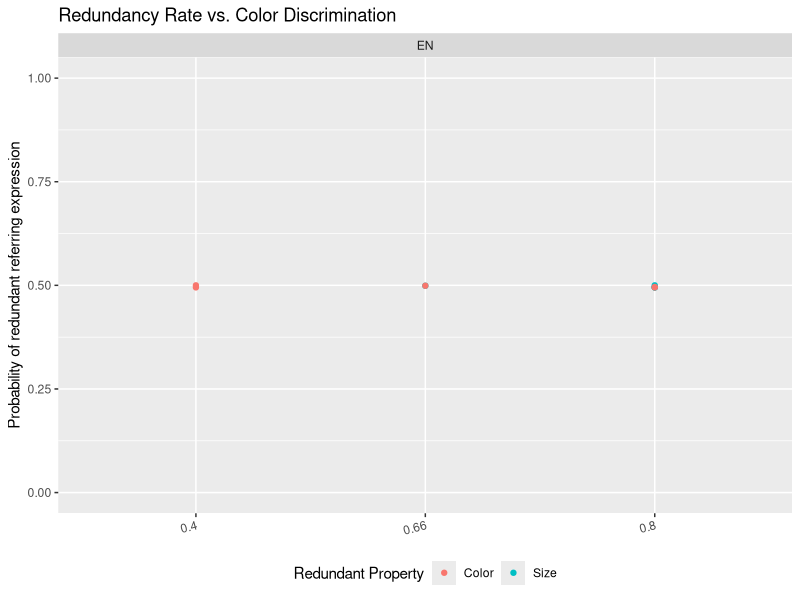
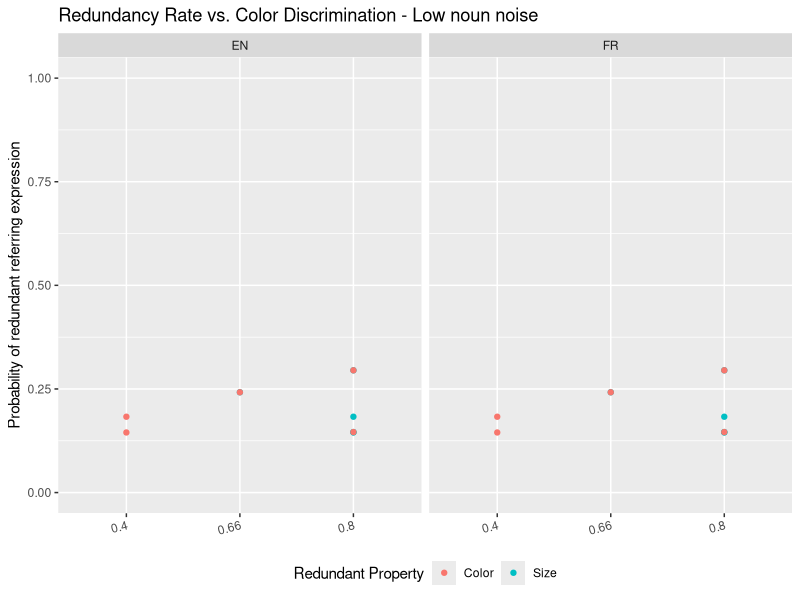
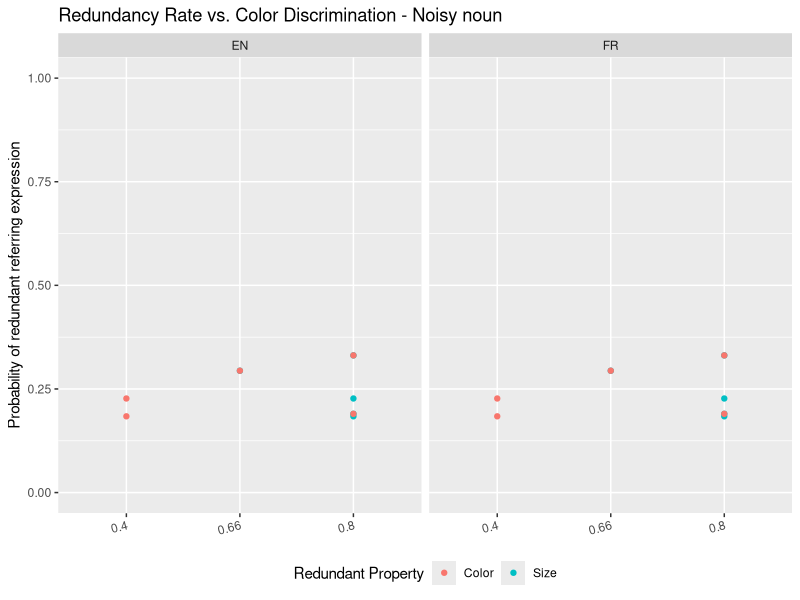
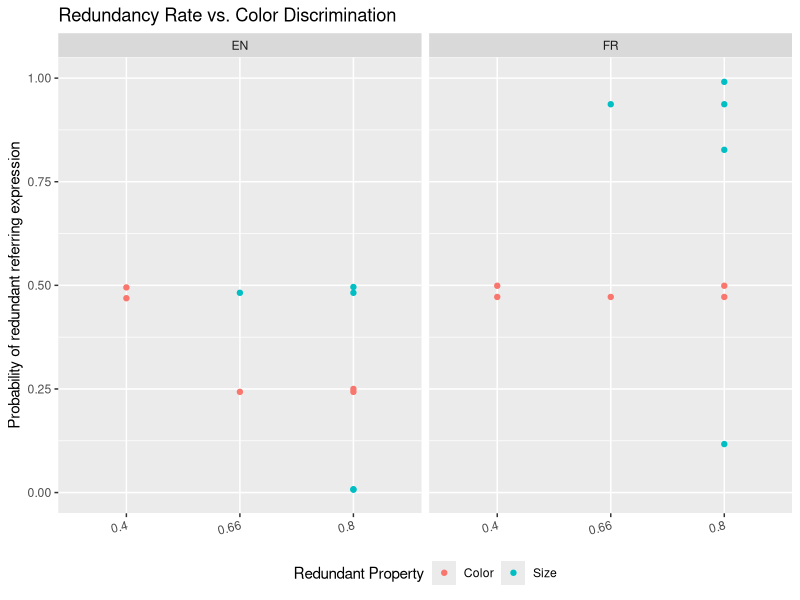

The R source for these figures, in order: (Note: this script raises an error after producing the figures.)
# plots the model predictions obtained by Angelique and Manh in summer 2022

library(tidyverse)
library(grid)
library(gridExtra)
library(cowplot)
library(viridis)
library(jsonlite)
library(sjmisc)

setwd(dirname(rstudioapi::getActiveDocumentContext()$path))

d = read_csv("model_output/w23_scenes_out.csv",skip_empty_rows=TRUE) %>% 
  drop_na()
summary(d)
view(d)
nrow(d)

addLang = function(df){
  df = df %>% mutate(LangAbr = case_when (
  Language == "0" ~ "EN",
  Language == "1" ~ "SP",
  Language == "2" ~ "FR",
  Language == "3" ~ "VN",
))
  return(df)
}
d = addLang(d)

dodge = position_dodge(.9)
# color-blind-friendly palette
cbPalette <- c("#E69F00", "#56B4E9", "#009E73", "#F0E442", "#0072B2", "#D55E00", "#CC79A7")

byColorProp = function(df){
  d_color_prop = df %>%
    mutate(Redundancy = case_when(  
      grepl("color",Name) ~ "Color",
      grepl("size",Name) ~ "Size",
      TRUE ~ "other")) %>%
    mutate(Prop = case_when(
      grepl("base",Name) ~ "0.66",
      grepl("three_color",Name) ~ "0.5",
      grepl("three_size",Name) ~ "1",
      (grepl("color",Name) & (grepl("diff_same",Name)|grepl("same_same",Name))) ~ "0.4",
      (grepl("color",Name) & (grepl("diff_diff",Name)|grepl("same_diff",Name))) ~ "0.8",
      grepl("size", Name) ~ "0.8",
      TRUE ~ "other"
    )) %>%
    group_by(Language, global_inc, alpha) %>% 
    ungroup()
  return(d_color_prop)
}

makePlot = function(plotType, filename, filepath){
  ggplot(d_color_prop, aes(x=Prop,color=factor(Redundancy),y=output)) +
    #set_theme(base=theme_bw())
    geom_point(stat="identity") +
    scale_fill_manual(values =cbPalette) +
    facet_wrap(~LangAbr, nrow = 1) +
    ylim(0,1) +
    labs(y= "Probability of redundant referring expression", color = "Redundant Property", title= plotType) +
    theme(axis.text.x = element_text(angle=15,hjust=1,vjust=1),legend.position="bottom",axis.title.x=element_blank())
  ggsave(filename = filename, path = "../../graphs/w23", device = "pdf")
  }

#Eliminating filler trials & three pin scenario
d_exp <- d %>% filter(!grepl("alt", Name))


#DISCRETE GLOBAL
d_global_disc <- d_exp %>% filter(global_inc == "global") %>%
  filter(color_noise == "1") %>% filter(Language == "0")
#By proportion of color distractors
d_color_prop <- byColorProp(d_global_disc)
makePlot("Redundancy Rate vs. Color Discrimination", "global_disc.pdf","")
#By proportion of noun distractors 

#By proportion of size distractors

#CONTINUOUS GLOBAL
d_global_cont <- d_exp %>% filter(global_inc == "global") %>%
  filter(color_noise == "0.95")
#Noun noise --> 0.99
d_global_cont_1 <- d_global_cont %>% filter(noun_noise == "0.99")
#By proportion of color distractors
d_color_prop <- byColorProp(d_global_cont_1)
makePlot("Redundancy Rate vs. Color Discrimination - Low noun noise", "global_cont_1.pdf","")
#By proportion of noun distractors 

#By proportion of size distractors

#Noun noise --> 0.9
d_global_cont_2 <- d_global_cont %>% filter(noun_noise == "0.9")
#By proportion of color distractors
d_color_prop <- byColorProp(d_global_cont_2)
makePlot("Redundancy Rate vs. Color Discrimination - Noisy noun", "global_cont_2.pdf","")
#By proportion of noun distractors 

#By proportion of size distractors



#DISCRETE INCREMENTAL
d_inc_disc <- d_exp %>% filter(global_inc == "inc") %>%
  filter(color_noise == "1")
#By proportion of color distractors
d_color_prop <- byColorProp(d_inc_disc)
makePlot("Redundancy Rate vs. Color Discrimination", "inc_disc.pdf","")
#By proportion of noun distractors 

#By proportion of size distractors


#CONTINUOUS INCREMENTAL
#Eliminating global trials
d_inc_cont <- d_exp %>% filter(global_inc == "inc") %>%
  filter(color_noise == "0.95")



#To do: fix proportions to be numbers and not strings
num_order = c("2/5","1/2","2/3","1")





#Old code for reference






d_inc_all = d_all_new %>%
  filter(global_inc=="inc") %>%
  mutate(ContextType = case_when(  
   grepl("low",Name) ~ "Low variation",
   grepl("",Name) ~ "Medium variation",
   grepl("high",Name) ~ "",
    TRUE ~ "other")) %>%
  mutate(sceneName = case_when(  
    grepl("3",Name) ~ "Scene 3",
    grepl("4",Name) ~ "Scene 4",
    TRUE ~ "other") )
ggplot(d_inc_all, aes(x=LangAbr,y=output, fill = factor(ContextType,level = type_order))) +
  geom_bar(stat="identity",position=dodge) +
  scale_fill_manual(values =c("blue","yellow","red")) +
  facet_wrap(~sceneName, nrow = 1) +
  ylim(0,1) +
  labs(y = "Probability of redundant referring expression", fill = "Variation", x = "Language") +
  theme(legend.position="bottom")

ggsave(file="test_graph_3_4_inc.pdf",width=7,height=5)

#True experiment section
d_exp_all = d_exp_all %>%
  filter(global_inc=="inc") %>%
  filter(LangAbr != "VN" & LangAbr != "SP") %>%
  mutate(ContextType = case_when(  
    grepl("low",Name) ~ "Base scene",
    grepl("3b",Name) ~ "same/same",
    grepl("4b",Name) ~ "diff/same",
    grepl("3a",Name) ~ "same/diff",
    grepl("4a",Name) ~ "diff/diff",
    grepl("high",Name) ~ "",
    TRUE ~ "other")) %>%
  mutate(Redundant_Property = case_when(  
      grepl("color",Name) ~ "Color",
      grepl("size",Name) ~ "Size",
      TRUE ~ "other"))
ggplot(d_exp_all, aes(x=ContextType,y=output, fill = Redundant_Property)) +
  theme_bw() +
  geom_bar(stat="identity",position=dodge) +
  scale_fill_manual(values =c("#E69F00", "#56B4E9","red")) +
  facet_wrap(~LangAbr, nrow = 2) +
  ylim(0,1) +
  labs(y = "Probability of redundant referring expression", fill = "Redundant Property", x = "Context Type (noun/redundant property)") +
  theme(legend.position="bottom")
#global model
d_exp_all = d_exp_all %>%
  filter(global_inc=="global") %>%
  mutate(ContextType = case_when(  
    grepl("low",Name) ~ "Base scene",
    grepl("3b",Name) ~ "same/same",
    grepl("4b",Name) ~ "diff/same",
    grepl("3a",Name) ~ "same/diff",
    grepl("4a",Name) ~ "diff/diff",
    grepl("high",Name) ~ "",
    TRUE ~ "other")) %>%
  mutate(Redundant_Property = case_when(  
    grepl("color",Name) ~ "Color",
    grepl("size",Name) ~ "Size",
    TRUE ~ "other"))
ggplot(d_exp_all, aes(x=ContextType,y=output, fill = Redundant_Property)) +
  theme_bw() +
  geom_bar(stat="identity",position=dodge) +
  scale_fill_manual(values =c("#E69F00", "#56B4E9","red")) +
  #facet_wrap(~LangAbr, nrow = 2) +
  ylim(0,1) +
  labs(y = "Probability of redundant referring expression", fill = "Redundant Property", x = "Context Type (noun/redundant property)") +
  theme(legend.position="bottom")


ggplot(d_no_cost, aes(x=Language,y=output,fill=Grouping)) +
  geom_bar(stat="identity",position=dodge) +
  scale_fill_manual(values =c("#4287f5AA","#fff200AA","#4287f5","#fff200")) +
  facet_wrap(~alpha, nrow = 2) +
  ylim(0,1) +
  ylab("Probability of redundant referring expression") +
  theme(axis.text.x = element_text(angle=15,hjust=1,vjust=1),legend.position="bottom",axis.title.x=element_blank())
ggsave(file="no_cost.pdf",width=7,height=5)

ggplot(d_with_cost, aes(x=Language,y=output,fill=Grouping)) +
  geom_bar(stat="identity",position=dodge) +
  scale_fill_manual(values =c("#4287f5AA","#fff200AA","#4287f5","#fff200")) +
  facet_wrap(~alpha, nrow = 2) +
  ylim(0,1) +
  ylab("Probability of redundant referring expression") +
  theme(axis.text.x = element_text(angle=15,hjust=1,vjust=1),legend.position="bottom",axis.title.x=element_blank())
ggsave(file="withcost.pdf",width=7,height=5)

type_order = c("Low variation", "Medium variation", "High variation")
ggplot(d_global_5, aes(x=factor(ContextType,level = type_order),y=output,fill=Redundancy)) +
  geom_bar(stat="identity",position=dodge) +
  scale_fill_manual(values =c("#4287f5","#fff200")) +
  facet_wrap(~adj_cost, nrow = 2) +
  ylim(0,1) +
  ylab("Probability of redundant referring expression") +
  theme(axis.text.x = element_text(angle=15,hjust=1,vjust=1),legend.position="bottom",axis.title.x=element_blank())
ggsave(file="withcost.pdf",width=7,height=5)






#Stefan's code below this--->
# just spanish and english
d_noun_uninf = d %>% 
  filter(Context %in% c("1A", "1B") & Language %in% c("Spanish","English")) %>% 
  mutate(ContextType = case_when(  
    Context == "1A" ~ "Redundant color adjective",
    Context == "1B" ~ "Redundant size adjective",    
    TRUE ~ "other")) %>% 
  mutate(UtteranceType = case_when(
    Language == "English" & Utterance == "small blue pin" ~ "redundant",
    Language == "Vietnamese" & Utterance == "pin blue and small" ~ "redundant",
    Language == "Vietnamese" & Utterance == "pin small and blue" ~ "redundant",
    Language == "French" & Utterance == "small pin blue" ~ "redundant",    
    Language == "Spanish" & Utterance == "pin blue small" ~ "redundant",
    TRUE ~ "other"
  )) %>% 
  filter(UtteranceType == "redundant") %>% 
  group_by(Language, ContextType,Semantics, Utility) %>% 
  summarize(RedundantProbability = sum(Probability)) %>% 
  ungroup() %>% 
  mutate(Semantics = fct_relevel(Semantics, "Discrete"))

dodge = position_dodge(.9)

ggplot(d_noun_uninf, aes(x=Language,y=RedundantProbability,fill=ContextType)) +
  geom_bar(stat="identity",position=dodge) +
  scale_fill_manual(values=c("#4287f5","#fff200")) +
  facet_grid(Utility~Semantics) +
  ylim(0,1) +
  ylab("Probability of redundant referring expression") +
  theme(legend.position="bottom",axis.title.x=element_blank(),legend.title=element_blank(),legend.box.margin=margin(-10,-10,-10,-10))
ggsave(file="../graphs/noun-uninformative-sp-en.pdf",width=4,height=4)
ggsave(file=".pdf",width=4,height=3.8)


# CONTEXT 2A AND 2B
# 3 pins plus extra object varying in color and size, noun necessary
# 1A: "color-redundant"
# 1B: "size-redundant"   
check_sums = d %>% 
  filter(Context %in% c("2A", "2B")) %>% 
  group_by(Language, Context,Semantics, Utility) %>% 
  summarize(Sum = sum(Probability))

# print out the cases where probabilities don't add to 1 (indicates manual error in data entry)
check_sums %>% 
  filter(Sum < .99)

d_noun_nec = d %>% 
  filter(Context %in% c("2A", "2B")) %>% 
  mutate(ContextType = case_when(  
    Context == "2A" ~ "Redundant color adjective",
    Context == "2B" ~ "Redundant size adjective",    
    TRUE ~ "other")) %>% 
  mutate(UtteranceType = case_when(
    Language == "English" & Utterance == "small blue pin" ~ "redundant",
    Language == "Vietnamese" & Utterance == "pin blue and small" ~ "redundant",
    Language == "Vietnamese" & Utterance == "pin small and blue" ~ "redundant",
    Language == "French" & Utterance == "small pin blue" ~ "redundant",    
    Language == "Spanish" & Utterance == "pin blue small" ~ "redundant",
    TRUE ~ "other"
  )) %>% 
  filter(UtteranceType == "redundant") %>% 
  group_by(Language, ContextType,Semantics, Utility) %>% 
  summarize(RedundantProbability = sum(Probability)) %>% 
  ungroup() %>% 
  mutate(Semantics = fct_relevel(Semantics, "Discrete"))

dodge = position_dodge(.9)

ggplot(d_noun_nec, aes(x=Language,y=RedundantProbability,fill=ContextType)) +
  geom_bar(stat="identity",position=dodge) +
  scale_fill_manual(values=c("#4287f5","#fff200"),name="") +
  ylim(0,1) +
  ylab("Probability of redundant referring expression") +
  facet_grid(Utility~Semantics) +
  theme(axis.text.x = element_text(angle=15,hjust=1,vjust=1),legend.position="bottom",axis.title.x=element_blank())
ggsave(file="../graphs/noun-necessary.pdf",width=5.5,height=4)


ggplot(d_noun_nec %>% filter(Semantics == "Continuous"), aes(x=Language,y=RedundantProbability,fill=ContextType)) +
  geom_bar(stat="identity",position=dodge) +
  scale_fill_manual(values=c("#4287f5","#fff200"),name="") +
  ylim(0,1) +
  ylab("Probability of redundant referring expression") +
  facet_wrap(~Utility,nrow=2) +
  theme(legend.position="bottom",axis.title.x=element_blank())
ggsave(file="../graphs/noun-necessary-cont.pdf",width=3.5,height=4)


# CONTEXT 3A & 3B
# 1 blue pin plus 3 other objects of varying colors, noun-informative, color-redundant (Rubio-Fernandez style)
# 1 small pin plus 3 other objects of different size, noun-informative, size-redundant (Rubio-Fernandez style)

# hacky stuff you did when utterance space wasn't yet pruned
# d_noun_inf_color_red = d %>% 
#   filter(Context %in% c("3A")) %>% 
#   filter(!Utterance %in% c("small pin","pin small","small blue pin","small pin blue","pin blue small","pin blue and small","pin small and blue")) %>% 
#   mutate(UtteranceType = case_when(
#     Language == "English" & Utterance == "blue pin" ~ "redundant",
#     Language == "Vietnamese" & Utterance == "pin blue" ~ "redundant",
#     Language == "French" & Utterance == "pin blue" ~ "redundant",
#     Language == "Spanish" & Utterance == "pin blue" ~ "redundant",
#     TRUE ~ "minimal"
#   )) 
#   
# d_noun_inf_size_red = d %>% 
#   filter(Context %in% c("3B")) %>% 
#   filter(!Utterance %in% c("blue pin","pin blue","small blue pin","small pin blue","pin blue small","pin blue and small","pin small and blue")) %>%  
#   mutate(UtteranceType = case_when(
#     Language == "English" & Utterance == "small pin" ~ "redundant",
#     Language == "Vietnamese" & Utterance == "pin small" ~ "redundant",
#     Language == "French" & Utterance == "small pin" ~ "redundant",    
#     Language == "Spanish" & Utterance == "pin small" ~ "redundant",
#     TRUE ~ "minimal"
#   )) 
# 
# d_noun_inf = bind_rows(d_noun_inf_color_red,d_noun_inf_size_red) %>% 
#   mutate(ContextType = case_when(  
#   Context == "3A" ~ "Redundant color adjective",
#   Context == "3B" ~ "Redundant size adjective",    
#   TRUE ~ "other"))
# 
# sums = d_noun_inf %>% 
#   group_by(Language,ContextType,Semantics,Utility) %>% 
#   summarize(Sum=sum(Probability))
# 
# d_noun_inf = d_noun_inf %>% 
#   left_join(sums, by=c("Language","ContextType","Semantics","Utility")) %>% 
#   mutate(Probability = Probability / Sum) %>%   
#   filter(UtteranceType == "redundant") %>% 
#   group_by(Language, ContextType,Semantics, Utility) %>% 
#   summarize(RedundantProbability = sum(Probability)) %>% 
#   ungroup() %>% 
#   mutate(Semantics = fct_relevel(Semantics, "Discrete")) %>% 
#   complete(Language,ContextType,Semantics,Utility) %>% 
#   mutate(RedundantProbability = replace_na(RedundantProbability,0))

check_sums = d %>% 
  filter(Context %in% c("3A", "3B")) %>% 
  group_by(Language, Context,Semantics, Utility) %>% 
  summarize(Sum = sum(Probability))

# print out the cases where probabilities don't add to 1 (indicates manual error in data entry)
check_sums %>% 
  filter(Sum < .99)

d_noun_inf = d %>% 
  filter(Context %in% c("3A", "3B")) %>% 
  mutate(ContextType = case_when(  
    Context == "3A" ~ "Redundant color adjective",
    Context == "3B" ~ "Redundant size adjective",    
    TRUE ~ "other")) %>% 
  mutate(UtteranceType = case_when(
    Language == "English" & Utterance %in% c("blue pin","small pin") ~ "redundant",
    Language == "Vietnamese" & Utterance %in% c("pin blue","pin small") ~ "redundant",
    Language == "French" & Utterance %in% c("pin blue","small pin") ~ "redundant",    
    Language == "Spanish" & Utterance %in% c("pin blue","pin small") ~ "redundant",
    TRUE ~ "other"
  )) %>% 
  filter(UtteranceType == "redundant") %>% 
  mutate(RedundantProbability = Probability) %>% 
  mutate(Semantics = fct_relevel(Semantics, "Discrete"))

dodge = position_dodge(.9)

# weird results, mostly 50-50??
ggplot(d_noun_inf, aes(x=Language,y=RedundantProbability,fill=ContextType)) +
  geom_bar(stat="identity",position=dodge) +
  scale_fill_manual(values=c("#4287f5","#fff200"),name="") +
  ylim(0,1) +
  ylab("Probability of redundant referring expression") +
  facet_grid(Utility~Semantics) +
  theme(axis.text.x = element_text(angle=15,hjust=1,vjust=1),legend.position="bottom",axis.title.x=element_blank())
ggsave(file="../graphs/noun-informative-prunedspace.pdf",width=7,height=5)


# CONTEXT 4
# 3 pins plus 1 other object. target pin requires either color OR size to be mentioned in addition to type. color AND size jointly are redundant. noun-necessary, joint-properties-redundant 

check_sums = d %>% 
  filter(Context %in% c("4")) %>% 
  group_by(Language, Context,Semantics, Utility) %>% 
  summarize(Sum = sum(Probability))

# print out the cases where probabilities don't add to 1 (indicates manual error in data entry)
check_sums %>% 
  filter(Sum < .99)

d_noun_nec_joint_redundant = d %>% 
  filter(Context %in% c("4")) %>% 
  mutate(ContextType = case_when(  
    Context == "4" ~ "Redundant joint color and size adjectives",
    TRUE ~ "other")) %>% 
  mutate(UtteranceType = case_when(
    Language == "English" & Utterance == "small blue pin" ~ "redundant",
    Language == "Vietnamese" & Utterance == "pin blue and small" ~ "redundant",
    Language == "Vietnamese" & Utterance == "pin small and blue" ~ "redundant",
    Language == "French" & Utterance == "small pin blue" ~ "redundant",    
    Language == "Spanish" & Utterance == "pin blue small" ~ "redundant",
    TRUE ~ "other"
  )) %>% 
  filter(UtteranceType == "redundant") %>% 
  group_by(Language, ContextType,Semantics, Utility) %>% 
  summarize(RedundantProbability = sum(Probability)) %>% 
  ungroup() %>% 
  mutate(Semantics = fct_relevel(Semantics, "Discrete"))

dodge = position_dodge(.9)

ggplot(d_noun_nec_joint_redundant, aes(x=Language,y=RedundantProbability,fill=ContextType)) +
  geom_bar(stat="identity",position=dodge) +
  scale_fill_manual(values=c("#55C667FF"),name="") +
  ylim(0,1) +
  ylab("Probability of redundant referring expression") +
  facet_grid(Utility~Semantics) +
  theme(axis.text.x = element_text(angle=15,hjust=1,vjust=1),legend.position="bottom",axis.title.x=element_blank())
ggsave(file="../graphs/noun-necessary-join-redundant.pdf",width=5,height=5)


# CONTEXT 5A and 5B (like 1A AND 1B, but with 3 extra big red pins, ie increased scene variation)
# 6 pins varying in color and size, noun uninformative
# 5A: "color-redundant"
# 5B: "size-redundant"    
check_sums = d %>% 
  filter(Context %in% c("1A", "1B","5A","5B")) %>% 
  group_by(Language, Context,Semantics, Utility) %>% 
  summarize(Sum = sum(Probability))

# print out the cases where probabilities don't add to 1 (indicates manual error in data entry)
check_sums %>% 
  filter(Sum < .99)

d_noun_uninf_scenevar = d %>% 
  filter(Context %in% c("1A", "1B","5A","5B")) %>% 
  mutate(ContextType = case_when(  
    Context == "1A" ~ "color",
    Context == "1B" ~ "size",    
    Context == "5A" ~ "color",
    Context == "5B" ~ "size",        
    TRUE ~ "other")) %>% 
  mutate(SceneVariation = case_when(
    Context %in% c("1A","1B") ~ "low",
    Context %in% c("5A","5B") ~ "high",    
    TRUE ~ "other"
  )) %>% 
  mutate(UtteranceType = case_when(
    Language == "English" & Utterance == "small blue pin" ~ "redundant",
    Language == "Vietnamese" & Utterance == "pin blue and small" ~ "redundant",
    Language == "Vietnamese" & Utterance == "pin small and blue" ~ "redundant",
    Language == "French" & Utterance == "small pin blue" ~ "redundant",    
    Language == "Spanish" & Utterance == "pin blue small" ~ "redundant",
    Language == "English" & Context %in% c("1A","5A") & Utterance == "blue pin" ~ "redundant", # include underinformative one-feature mentions
    Language == "English" & Context %in% c("1B","5B") & Utterance == "small pin" ~ "redundant", # include underinformative one-feature mentions    
    Language == "Vietnamese" & Context %in% c("1A","5A") & Utterance == "pin blue" ~ "redundant",
    Language == "Vietnamese" & Context %in% c("1B","5B") & Utterance == "pin small" ~ "redundant",    
    Language == "French" & Context %in% c("1A","5A") & Utterance == "pin blue" ~ "redundant",    
    Language == "French" & Context %in% c("1B","5B") & Utterance == "small pin" ~ "redundant",        
    Language == "Spanish" & Context %in% c("1A","5A") & Utterance == "pin blue" ~ "redundant",
    Language == "Spanish" & Context %in% c("1B","5B") & Utterance == "pin small" ~ "redundant",    
    TRUE ~ "other"
  )) %>% 
  filter(UtteranceType == "redundant") %>% 
  group_by(Language, ContextType,Semantics, Utility,SceneVariation) %>% 
  summarize(RedundantProbability = sum(Probability)) %>% 
  ungroup() %>% 
  mutate(Semantics = fct_relevel(Semantics, "Discrete"))

dodge = position_dodge(.9)

ggplot(d_noun_uninf_scenevar, aes(x=Language,y=RedundantProbability,fill=ContextType,alpha=SceneVariation)) +
  geom_bar(stat="identity",position=dodge) +
  scale_fill_manual(values=c("#4287f5","#fff200"),name="") +
  scale_alpha_discrete(range=c(.3,1)) +
  facet_grid(Utility~Semantics) +
  ylim(0,1) +
  ylab("Probability of redundant referring expression") +
  theme(axis.text.x = element_text(angle=15,hjust=1,vjust=1),legend.position="bottom",axis.title.x=element_blank())
ggsave(file="../graphs/noun-uninformative-scenevar.pdf",width=8,height=4.5)

# generate only the continuous-semantics version of this plot
d_cont = d_noun_uninf_scenevar %>% 
  filter(Semantics == "Continuous") %>% 
  droplevels()

ggplot(d_cont, aes(x=Language,y=RedundantProbability,fill=ContextType,alpha=SceneVariation)) +
  geom_bar(stat="identity",position=dodge) +
  scale_fill_manual(values=c("#4287f5","#fff200"),name="Redundant property") +
  scale_alpha_discrete(range=c(.3,1),name="Scene variation") +
  facet_wrap(~Utility,nrow=2) +
  ylim(0,1) +
  ylab("Probability of redundant referring expression") +
  theme(legend.position="bottom",axis.title.x=element_blank(),legend.text=element_text(size=10),legend.key.size = unit(.5, "cm")) +
  guides(fill = guide_legend(title.position = "top", title.hjust = 0.5),alpha = guide_legend(title.position = "top", title.hjust = 0.5))
#ggsave(file="../../_project_description/images/noun-uninformative-scenevar-cont.pdf",width=4,height=4)
